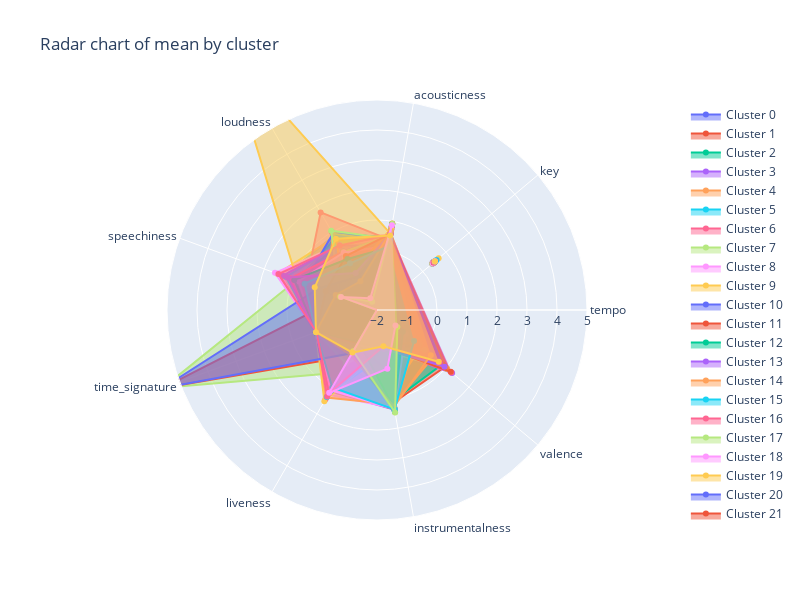

The cell this chart's notebook holds for it:
### Code cell
# Create an empty list to store the Scatterpolar object of each cluster
scatter_objects = []

# State the label for each arm of the chart
categories = songs5000_scaled_df.columns

# Iterate over the unique clusters and add an object for each cluster to the list
for cluster in sorted(songs5000_scaled_df['cluster'].unique()):

  # Find the mean value for each column of the cluster
  cluster_means = [songs5000_scaled_df.loc[songs5000_scaled_df["cluster"] == cluster, songs5000_scaled_df.columns[0]].mean(),
                  songs5000_scaled_df.loc[songs5000_scaled_df["cluster"] == cluster, songs5000_scaled_df.columns[1]].mean(),
                  songs5000_scaled_df.loc[songs5000_scaled_df["cluster"] == cluster, songs5000_scaled_df.columns[2]].mean(),
                  songs5000_scaled_df.loc[songs5000_scaled_df["cluster"] == cluster, songs5000_scaled_df.columns[3]].mean(),
                  songs5000_scaled_df.loc[songs5000_scaled_df["cluster"] == cluster, songs5000_scaled_df.columns[4]].mean(),
                  songs5000_scaled_df.loc[songs5000_scaled_df["cluster"] == cluster, songs5000_scaled_df.columns[5]].mean(),
                  songs5000_scaled_df.loc[songs5000_scaled_df["cluster"] == cluster, songs5000_scaled_df.columns[6]].mean(),
                  songs5000_scaled_df.loc[songs5000_scaled_df["cluster"] == cluster, songs5000_scaled_df.columns[7]].mean(),
                  songs5000_scaled_df.loc[songs5000_scaled_df["cluster"] == cluster, songs5000_scaled_df.columns[8]].mean(),
                  songs5000_scaled_df.loc[songs5000_scaled_df["cluster"] == cluster, songs5000_scaled_df.columns[9]].mean()]
                  # Bonus: see if you can turn this code for `cluster_means` into a list comprehension

  # Create a Scatterpolar object for the cluster
  cluster_scatter = go.Scatterpolar(
    r = cluster_means, # set the radial coordinates
    theta = categories, # the names of the columns
    fill = 'toself', # fills in the space with colour
    name = f'Cluster {cluster}' # adds the name of the cluster
  )

  # Add the Scatterpolar object to the list
  scatter_objects.append(cluster_scatter)

# Create the figure (the white area)
fig = go.Figure()

# Add the scatter objects to the figure
fig.add_traces(scatter_objects)

# Add extras to the plot, such as title
fig.update_layout(
  title_text = 'Radar chart of mean by cluster',
  height = 600,
  width = 800,
  polar = dict(
    radialaxis = dict(
      visible = True, # visibility of the numbers on the arm
      range = [-2, 5] # scale of the plot
    )),
  showlegend = True
)

# Show the initialised plot and the trace objects
fig.show()

### Figure 1 — Plotly figure (JSON) as saved in the notebook; plotly's stock layout.template omitted (floating-point values rounded to 4 significant figures)
{"data": [{"fill": "toself", "name": "Cluster 0", "r": [[-0.6894, 0.4624], 0.5336, [-0.6894, 0.4624], 0.251, 0.4493, 1.282, 0.1652, -0.7605, -0.4956, -0.8468], "theta": ["tempo", "key", "tempo", "acousticness", "loudness", "speechiness", "time_signature", "liveness", "instrumentalness", "valence", "cluster"], "type": "scatterpolar"}, {"fill": "toself", "name": "Cluster 1", "r": [[0.3241, 0.5978], 0.4957, [0.3241, 0.5978], 0.415, 1.015, -0.681, 0.1652, 1.24, -0.7569, 0.732], "theta": ["tempo", "key", "tempo", "acousticness", "loudness", "speechiness", "time_signature", "liveness", "instrumentalness", "valence", "cluster"], "type": "scatterpolar"}, {"fill": "toself", "name": "Cluster 2", "r": [[-0.1976, 0.5281], 0.4837, [-0.1976, 0.5281], 0.1477, 0.4351, 1.228, 0.1652, 1.023, 1.315, -1.165], "theta": ["tempo", "key", "tempo", "acousticness", "loudness", "speechiness", "time_signature", "liveness", "instrumentalness", "valence", "cluster"], "type": "scatterpolar"}, {"fill": "toself", "name": "Cluster 3", "r": [[-1.013, 0.4191], 0.4171, [-1.013, 0.4191], 0.7222, -1.221, -0.6766, 0.1652, 1.139, 1.372, -1.159], "theta": ["tempo", "key", "tempo", "acousticness", "loudness", "speechiness", "time_signature", "liveness", "instrumentalness", "valence", "cluster"], "type": "scatterpolar"}, {"fill": "toself", "name": "Cluster 4", "r": [[-0.7148, 0.459], 0.4322, [-0.7148, 0.459], 0.731, -0.3808, -0.9477, -2.415, -0.3961, -0.6566, -0.3526], "theta": ["tempo", "key", "tempo", "acousticness", "loudness", "speechiness", "time_signature", "liveness", "instrumentalness", "valence", "cluster"], "type": "scatterpolar"}, {"fill": "toself", "name": "Cluster 5", "r": [[1.976, 0.8187], 0.4956, [1.976, 0.8187], 0.4775, 0.8552, 1.298, 0.1652, 1.037, -0.7282, 0.7468], "theta": ["tempo", "key", "tempo", "acousticness", "loudness", "speechiness", "time_signature", "liveness", "instrumentalness", "valence", "cluster"], "type": "scatterpolar"}, {"fill": "toself", "name": "Cluster 6", "r": [[-0.9292, 0.4303], 0.4657, [-0.9292, 0.4303], 0.5148, 0.4206, -1.037, 0.1652, -0.1922, -0.7173, -0.3564], "theta": ["tempo", "key", "tempo", "acousticness", "loudness", "speechiness", "time_signature", "liveness", "instrumentalness", "valence", "cluster"], "type": "scatterpolar"}, {"fill": "toself", "name": "Cluster 7", "r": [[-0.02655, 0.551], 0.4636, [-0.02655, 0.551], 0.4537, 0.2844, 0.8691, 5.592, 0.4077, -0.7196, 0.2155], "theta": ["tempo", "key", "tempo", "acousticness", "loudness", "speechiness", "time_signature", "liveness", "instrumentalness", "valence", "cluster"], "type": "scatterpolar"}, {"fill": "toself", "name": "Cluster 8", "r": [[-0.765, 0.4523], 0.4006, [-0.765, 0.4523], 0.5567, 0.7063, -0.3296, 0.1652, 0.9163, -0.7349, 1.237], "theta": ["tempo", "key", "tempo", "acousticness", "loudness", "speechiness", "time_signature", "liveness", "instrumentalness", "valence", "cluster"], "type": "scatterpolar"}, {"fill": "toself", "name": "Cluster 9", "r": [[-0.7081, 0.4599], 0.4754, [-0.7081, 0.4599], 0.5234, 0.8011, 1.534, 0.1652, -0.8407, -0.7634, 0.9583], "theta": ["tempo", "key", "tempo", "acousticness", "loudness", "speechiness", "time_signature", "liveness", "instrumentalness", "valence", "cluster"], "type": "scatterpolar"}, {"fill": "toself", "name": "Cluster 10", "r": [[-1.467, 0.3585], 0.4293, [-1.467, 0.3585], 0.9077, -1.898, -0.6324, -2.483, -0.6359, 1.399, -1.307], "theta": ["tempo", "key", "tempo", "acousticness", "loudness", "speechiness", "time_signature", "liveness", "instrumentalness", "valence", "cluster"], "type": "scatterpolar"}, {"fill": "toself", "name": "Cluster 11", "r": [[1.783, 0.7929], 0.4341, [1.783, 0.7929], 0.4056, 0.1874, -0.4196, 0.1652, 0.001004, 1.14, 0.9565], "theta": ["tempo", "key", "tempo", "acousticness", "loudness", "speechiness", "time_signature", "liveness", "instrumentalness", "valence", "cluster"], "type": "scatterpolar"}, {"fill": "toself", "name": "Cluster 12", "r": [[0.208, 0.5823], 0.5259, [0.208, 0.5823], 0.4122, -0.1672, -0.4461, 0.1652, -0.5153, 1.077, 0.828], "theta": ["tempo", "key", "tempo", "acousticness", "loudness", "speechiness", "time_signature", "liveness", "instrumentalness", "valence", "cluster"], "type": "scatterpolar"}, {"fill": "toself", "name": "Cluster 13", "r": [[1.767, 0.7907], 0.4693, [1.767, 0.7907], 0.7941, -1.642, -0.496, 0.1652, -0.4991, 1.382, -0.9751], "theta": ["tempo", "key", "tempo", "acousticness", "loudness", "speechiness", "time_signature", "liveness", "instrumentalness", "valence", "cluster"], "type": "scatterpolar"}, {"fill": "toself", "name": "Cluster 14", "r": [[1.654, 0.7756], 0.4636, [1.654, 0.7756], 0.451, -0.4737, -0.199, -2.341, -0.1634, 1.355, -0.3395], "theta": ["tempo", "key", "tempo", "acousticness", "loudness", "speechiness", "time_signature", "liveness", "instrumentalness", "valence", "cluster"], "type": "scatterpolar"}, {"fill": "toself", "name": "Cluster 15", "r": [[-0.6562, 0.4668], 0.4696, [-0.6562, 0.4668], 0.5364, 0.4728, -0.6982, 0.1652, -1.261, -0.7452, 0.8409], "theta": ["tempo", "key", "tempo", "acousticness", "loudness", "speechiness", "time_signature", "liveness", "instrumentalness", "valence", "cluster"], "type": "scatterpolar"}, {"fill": "toself", "name": "Cluster 16", "r": [[0.1629, 0.5763], 0.5063, [0.1629, 0.5763], 0.38, 1.757, 0.5178, 0.1652, 1.241, -0.6593, 0.06348], "theta": ["tempo", "key", "tempo", "acousticness", "loudness", "speechiness", "time_signature", "liveness", "instrumentalness", "valence", "cluster"], "type": "scatterpolar"}, {"fill": "toself", "name": "Cluster 17", "r": [[0.7169, 0.6503], 0.4492, [0.7169, 0.6503], 0.2694, 0.5393, 1.016, 0.1652, -0.4531, -0.5731, -0.8553], "theta": ["tempo", "key", "tempo", "acousticness", "loudness", "speechiness", "time_signature", "liveness", "instrumentalness", "valence", "cluster"], "type": "scatterpolar"}, {"fill": "toself", "name": "Cluster 18", "r": [[1.874, 0.8049], 0.4557, [1.874, 0.8049], 0.5365, 0.509, 1.619, 0.1652, -0.7849, -0.7523, 0.8008], "theta": ["tempo", "key", "tempo", "acousticness", "loudness", "speechiness", "time_signature", "liveness", "instrumentalness", "valence", "cluster"], "type": "scatterpolar"}, {"fill": "toself", "name": "Cluster 19", "r": [[-1.494, 0.3548], 0.4651, [-1.494, 0.3548], 0.9315, -1.864, -0.6692, 0.1652, -0.6246, 1.465, -1.276], "theta": ["tempo", "key", "tempo", "acousticness", "loudness", "speechiness", "time_signature", "liveness", "instrumentalness", "valence", "cluster"], "type": "scatterpolar"}, {"fill": "toself", "name": "Cluster 20", "r": [[0.3729, 0.6044], 0.4839, [0.3729, 0.6044], 0.4454, 0.7772, -0.7829, 0.1652, -0.6393, -0.7415, -0.4213], "theta": ["tempo", "key", "tempo", "acousticness", "loudness", "speechiness", "time_signature", "liveness", "instrumentalness", "valence", "cluster"], "type": "scatterpolar"}, {"fill": "toself", "name": "Cluster 21", "r": [[-1.166, 0.3987], 0.4862, [-1.166, 0.3987], 0.9191, -1.617, -0.739, 5.592, -0.2302, 0.6129, -1.176], "theta": ["tempo", "key", "tempo", "acousticness", "loudness", "speechiness", "time_signature", "liveness", "instrumentalness", "valence", "cluster"], "type": "scatterpolar"}, {"fill": "toself", "name": "Cluster 22", "r": [[-0.2244, 0.5245], 0.4962, [-0.2244, 0.5245], 0.1334, 0.7665, 0.8587, 0.1652, -1.212, 1.375, -0.6667], "theta": ["tempo", "key", "tempo", "acousticness", "loudness", "speechiness", "time_signature", "liveness", "instrumentalness", "valence", "cluster"], "type": "scatterpolar"}, {"fill": "toself", "name": "Cluster 23", "r": [[0.2076, 0.5823], 0.4143, [0.2076, 0.5823], 0.5839, -0.3359, -0.895, 0.1652, -0.9957, -0.7073, 1.269], "theta": ["tempo", "key", "tempo", "acousticness", "loudness", "speechiness", "time_signature", "liveness", "instrumentalness", "valence", "cluster"], "type": "scatterpolar"}, {"fill": "toself", "name": "Cluster 24", "r": [[-0.05098, 0.5477], 0.4957, [-0.05098, 0.5477], 0.6755, -0.5735, -0.863, 0.1652, 0.2648, -0.6866, 0.8539], "theta": ["tempo", "key", "tempo", "acousticness", "loudness", "speechiness", "time_signature", "liveness", "instrumentalness", "valence", "cluster"], "type": "scatterpolar"}, {"fill": "toself", "name": "Cluster 25", "r": [[0.0869, 0.5661], 0.4713, [0.0869, 0.5661], 0.2721, 0.3554, -0.6192, 0.1652, -0.4844, 1.26, -0.7496], "theta": ["tempo", "key", "tempo", "acousticness", "loudness", "speechiness", "time_signature", "liveness", "instrumentalness", "valence", "cluster"], "type": "scatterpolar"}, {"fill": "toself", "name": "Cluster 26", "r": [[0.522, 0.6243], 0.4718, [0.522, 0.6243], 0.3486, -0.8107, -0.08196, 0.1652, 1.091, 1.366, -0.5564], "theta": ["tempo", "key", "tempo", "acousticness", "loudness", "speechiness", "time_signature", "liveness", "instrumentalness", "valence", "cluster"], "type": "scatterpolar"}, {"fill": "toself", "name": "Cluster 27", "r": [[-0.7407, 0.4555], 0.4537, [-0.7407, 0.4555], 0.1546, -0.3124, 0.9983, 0.1652, -0.4997, 1.335, -1.076], "theta": ["tempo", "key", "tempo", "acousticness", "loudness", "speechiness", "time_signature", "liveness", "instrumentalness", "valence", "cluster"], "type": "scatterpolar"}, {"fill": "toself", "name": "Cluster 28", "r": [[-0.00799, 0.5535], 0.4833, [-0.00799, 0.5535], 0.1643, 0.3595, 1.044, -2.499, 1.255, 1.323, -1.056], "theta": ["tempo", "key", "tempo", "acousticness", "loudness", "speechiness", "time_signature", "liveness", "instrumentalness", "valence", "cluster"], "type": "scatterpolar"}, {"fill": "toself", "name": "Cluster 29", "r": [[-0.5459, 0.4816], 0.6818, [-0.5459, 0.4816], 0.5825, 7.972, 0.8244, 0.1652, 0.05236, 0.7378, -0.07944], "theta": ["tempo", "key", "tempo", "acousticness", "loudness", "speechiness", "time_signature", "liveness", "instrumentalness", "valence", "cluster"], "type": "scatterpolar"}, {"fill": "toself", "name": "Cluster 30", "r": [[0.2618, 0.5895], 0.5239, [0.2618, 0.5895], 0.4561, 0.9385, 0.5995, 0.1652, -0.9496, -0.7256, 0.9304], "theta": ["tempo", "key", "tempo", "acousticness", "loudness", "speechiness", "time_signature", "liveness", "instrumentalness", "valence", "cluster"], "type": "scatterpolar"}, {"fill": "toself", "name": "Cluster 31", "r": [[-1.022, 0.418], 0.4976, [-1.022, 0.418], 0.6736, -0.5573, -0.8395, 0.1652, -0.4666, -0.696, 0.8409], "theta": ["tempo", "key", "tempo", "acousticness", "loudness", "speechiness", "time_signature", "liveness", "instrumentalness", "valence", "cluster"], "type": "scatterpolar"}, {"fill": "toself", "name": "Cluster 32", "r": [[-0.7552, 0.4536], 0.4656, [-0.7552, 0.4536], 0.2079, 0.5199, 0.8839, 0.1652, 1.024, -0.482, -0.9516], "theta": ["tempo", "key", "tempo", "acousticness", "loudness", "speechiness", "time_signature", "liveness", "instrumentalness", "valence", "cluster"], "type": "scatterpolar"}, {"fill": "toself", "name": "Cluster 33", "r": [[-0.6418, 0.4687], 0.4115, [-0.6418, 0.4687], 0.1769, -0.1629, 0.4847, -2.436, -0.2219, 1.324, -0.5119], "theta": ["tempo", "key", "tempo", "acousticness", "loudness", "speechiness", "time_signature", "liveness", "instrumentalness", "valence", "cluster"], "type": "scatterpolar"}, {"fill": "toself", "name": "Cluster 34", "r": [[0.2974, 0.5943], 0.4214, [0.2974, 0.5943], 0.3348, 0.9426, -0.2272, 0.1652, 1.371, 1.198, 0.4428], "theta": ["tempo", "key", "tempo", "acousticness", "loudness", "speechiness", "time_signature", "liveness", "instrumentalness", "valence", "cluster"], "type": "scatterpolar"}, {"fill": "toself", "name": "Cluster 35", "r": [[0.749, 0.6546], 0.5944, [0.749, 0.6546], 0.1852, 0.5177, 1.231, 0.1652, 1.237, -0.474, -1.044], "theta": ["tempo", "key", "tempo", "acousticness", "loudness", "speechiness", "time_signature", "liveness", "instrumentalness", "valence", "cluster"], "type": "scatterpolar"}, {"fill": "toself", "name": "Cluster 36", "r": [[0.6279, 0.6384], 0.4201, [0.6279, 0.6384], 0.6157, -0.1325, -0.7828, 0.1652, 1.437, -0.7186, 1.235], "theta": ["tempo", "key", "tempo", "acousticness", "loudness", "speechiness", "time_signature", "liveness", "instrumentalness", "valence", "cluster"], "type": "scatterpolar"}, {"fill": "toself", "name": "Cluster 37", "r": [[0.499, 0.6212], 0.4013, [0.499, 0.6212], 0.4121, 1.055, -0.6728, 0.1652, -1.21, -0.6258, 1.041], "theta": ["tempo", "key", "tempo", "acousticness", "loudness", "speechiness", "time_signature", "liveness", "instrumentalness", "valence", "cluster"], "type": "scatterpolar"}, {"fill": "toself", "name": "Cluster 38", "r": [[0.3593, 0.6025], 0.5117, [0.3593, 0.6025], 0.4274, 0.4884, -0.6955, 0.1652, 1.299, -0.6745, -0.5152], "theta": ["tempo", "key", "tempo", "acousticness", "loudness", "speechiness", "time_signature", "liveness", "instrumentalness", "valence", "cluster"], "type": "scatterpolar"}, {"fill": "toself", "name": "Cluster 39", "r": [[-0.9374, 0.4292], 0.5239, [-0.9374, 0.4292], 0.6095, -0.1228, -0.6039, 0.1652, 1.509, -0.7084, 0.3592], "theta": ["tempo", "key", "tempo", "acousticness", "loudness", "speechiness", "time_signature", "liveness", "instrumentalness", "valence", "cluster"], "type": "scatterpolar"}, {"fill": "toself", "name": "Cluster 40", "r": [[0.4581, 0.6157], 0.4588, [0.4581, 0.6157], 0.7201, -0.6444, -0.8505, 0.1652, -0.456, -0.6927, -0.3335], "theta": ["tempo", "key", "tempo", "acousticness", "loudness", "speechiness", "time_signature", "liveness", "instrumentalness", "valence", "cluster"], "type": "scatterpolar"}, {"fill": "toself", "name": "Cluster 41", "r": [[-1.014, 0.419], 0.4488, [-1.014, 0.419], 0.8317, -1.032, -0.6364, 0.1652, -0.2353, -0.6681, -0.839], "theta": ["tempo", "key", "tempo", "acousticness", "loudness", "speechiness", "time_signature", "liveness", "instrumentalness", "valence", "cluster"], "type": "scatterpolar"}, {"fill": "toself", "name": "Cluster 42", "r": [[0.1703, 0.5773], 0.4837, [0.1703, 0.5773], 0.8905, -1.587, -0.6676, 0.1652, -0.5945, 1.439, -0.9792], "theta": ["tempo", "key", "tempo", "acousticness", "loudness", "speechiness", "time_signature", "liveness", "instrumentalness", "valence", "cluster"], "type": "scatterpolar"}, {"fill": "toself", "name": "Cluster 43", "r": [[0.2542, 0.5885], 0.4732, [0.2542, 0.5885], 0.1507, 0.4937, 1.34, -2.494, -0.7328, 0.1339, -0.881], "theta": ["tempo", "key", "tempo", "acousticness", "loudness", "speechiness", "time_signature", "liveness", "instrumentalness", "valence", "cluster"], "type": "scatterpolar"}, {"fill": "toself", "name": "Cluster 44", "r": [[0.1391, 0.5731], 0.5014, [0.1391, 0.5731], 0.4929, 0.7065, -0.8491, 0.1652, -0.06538, -0.7078, 1.05], "theta": ["tempo", "key", "tempo", "acousticness", "loudness", "speechiness", "time_signature", "liveness", "instrumentalness", "valence", "cluster"], "type": "scatterpolar"}, {"fill": "toself", "name": "Cluster 45", "r": [[0.3949, 0.6073], 0.5179, [0.3949, 0.6073], 0.4805, 0.2537, 0.1569, -2.455, 1.345, -0.679, -0.1851], "theta": ["tempo", "key", "tempo", "acousticness", "loudness", "speechiness", "time_signature", "liveness", "instrumentalness", "valence", "cluster"], "type": "scatterpolar"}, {"fill": "toself", "name": "Cluster 46", "r": [[0.5821, 0.6323], 0.5084, [0.5821, 0.6323], 0.4662, 0.2512, 1.083, 0.1652, 1.325, -0.7274, 0.7442], "theta": ["tempo", "key", "tempo", "acousticness", "loudness", "speechiness", "time_signature", "liveness", "instrumentalness", "valence", "cluster"], "type": "scatterpolar"}, {"fill": "toself", "name": "Cluster 47", "r": [[1.561, 0.7632], 0.4727, [1.561, 0.7632], 0.5329, 0.2293, -0.7305, 0.1652, 0.06057, -0.7193, 0.07786], "theta": ["tempo", "key", "tempo", "acousticness", "loudness", "speechiness", "time_signature", "liveness", "instrumentalness", "valence", "cluster"], "type": "scatterpolar"}, {"fill": "toself", "name": "Cluster 48", "r": [[1.691, 0.7805], 0.4299, [1.691, 0.7805], 0.1712, 0.215, 0.7909, 0.1652, 1.088, 1.345, -0.7504], "theta": ["tempo", "key", "tempo", "acousticness", "loudness", "speechiness", "time_signature", "liveness", "instrumentalness", "valence", "cluster"], "type": "scatterpolar"}, {"fill": "toself", "name": "Cluster 49", "r": [[1.498, 0.7548], 0.4909, [1.498, 0.7548], 0.7515, -0.4668, -0.7854, -2.341, -0.3816, -0.718, -0.3512], "theta": ["tempo", "key", "tempo", "acousticness", "loudness", "speechiness", "time_signature", "liveness", "instrumentalness", "valence", "cluster"], "type": "scatterpolar"}, {"fill": "toself", "name": "Cluster 50", "r": [[0.2578, 0.589], 0.549, [0.2578, 0.589], 0.407, -0.7188, 0.08778, 5.592, -0.3381, 1.284, -0.9579], "theta": ["tempo", "key", "tempo", "acousticness", "loudness", "speechiness", "time_signature", "liveness", "instrumentalness", "valence", "cluster"], "type": "scatterpolar"}, {"fill": "toself", "name": "Cluster 51", "r": [[1.728, 0.7855], 0.4659, [1.728, 0.7855], 0.5746, 0.0757, -0.1786, 0.1652, -0.7215, -0.7457, 1.208], "theta": ["tempo", "key", "tempo", "acousticness", "loudness", "speechiness", "time_signature", "liveness", "instrumentalness", "valence", "cluster"], "type": "scatterpolar"}, {"fill": "toself", "name": "Cluster 52", "r": [[1.252, 0.7219], 0.5009, [1.252, 0.7219], 0.1102, -0.03529, 0.9359, 0.1652, -0.7727, 1.327, -0.8729], "theta": ["tempo", "key", "tempo", "acousticness", "loudness", "speechiness", "time_signature", "liveness", "instrumentalness", "valence", "cluster"], "type": "scatterpolar"}, {"fill": "toself", "name": "Cluster 53", "r": [[-0.3783, 0.504], 0.4861, [-0.3783, 0.504], 0.5854, -0.5767, 1.171, 0.1652, -0.6424, -0.679, 0.9366], "theta": ["tempo", "key", "tempo", "acousticness", "loudness", "speechiness", "time_signature", "liveness", "instrumentalness", "valence", "cluster"], "type": "scatterpolar"}, {"fill": "toself", "name": "Cluster 54", "r": [[-0.7552, 0.4536], 0.4938, [-0.7552, 0.4536], 0.6628, -0.8973, -0.5368, 0.1652, -0.2604, 1.267, 0.3429], "theta": ["tempo", "key", "tempo", "acousticness", "loudness", "speechiness", "time_signature", "liveness", "instrumentalness", "valence", "cluster"], "type": "scatterpolar"}, {"fill": "toself", "name": "Cluster 55", "r": [[-0.6904, 0.4622], 0.5311, [-0.6904, 0.4622], 0.158, -0.2027, 0.5692, 0.1652, 0.9812, 1.364, -0.3881], "theta": ["tempo", "key", "tempo", "acousticness", "loudness", "speechiness", "time_signature", "liveness", "instrumentalness", "valence", "cluster"], "type": "scatterpolar"}, {"fill": "toself", "name": "Cluster 56", "r": [[-0.8989, 0.4344], 0.488, [-0.8989, 0.4344], 0.5471, 0.4847, 1.497, 0.148, 1.214, -0.7711, 0.7055], "theta": ["tempo", "key", "tempo", "acousticness", "loudness", "speechiness", "time_signature", "liveness", "instrumentalness", "valence", "cluster"], "type": "scatterpolar"}, {"fill": "toself", "name": "Cluster 57", "r": [[0.6617, 0.643], 0.5156, [0.6617, 0.643], 0.9181, -1.678, -0.6968, -2.471, -0.4108, 1.466, -1.115], "theta": ["tempo", "key", "tempo", "acousticness", "loudness", "speechiness", "time_signature", "liveness", "instrumentalness", "valence", "cluster"], "type": "scatterpolar"}, {"fill": "toself", "name": "Cluster 58", "r": [[-1.009, 0.4197], 0.5219, [-1.009, 0.4197], 0.871, -1.551, -0.7259, -2.487, 1.189, -0.01279, -1.196], "theta": ["tempo", "key", "tempo", "acousticness", "loudness", "speechiness", "time_signature", "liveness", "instrumentalness", "valence", "cluster"], "type": "scatterpolar"}, {"fill": "toself", "name": "Cluster 59", "r": [[-0.8285, 0.4438], 0.5229, [-0.8285, 0.4438], 0.523, 0.7455, 0.2095, 0.1652, -0.3597, -0.773, 0.6869], "theta": ["tempo", "key", "tempo", "acousticness", "loudness", "speechiness", "time_signature", "liveness", "instrumentalness", "valence", "cluster"], "type": "scatterpolar"}], "layout": {"height": 600, "polar": {"radialaxis": {"range": [-2, 5], "visible": true}}, "showlegend": true, "title": {"text": "Radar chart of mean by cluster"}, "width": 800}}
